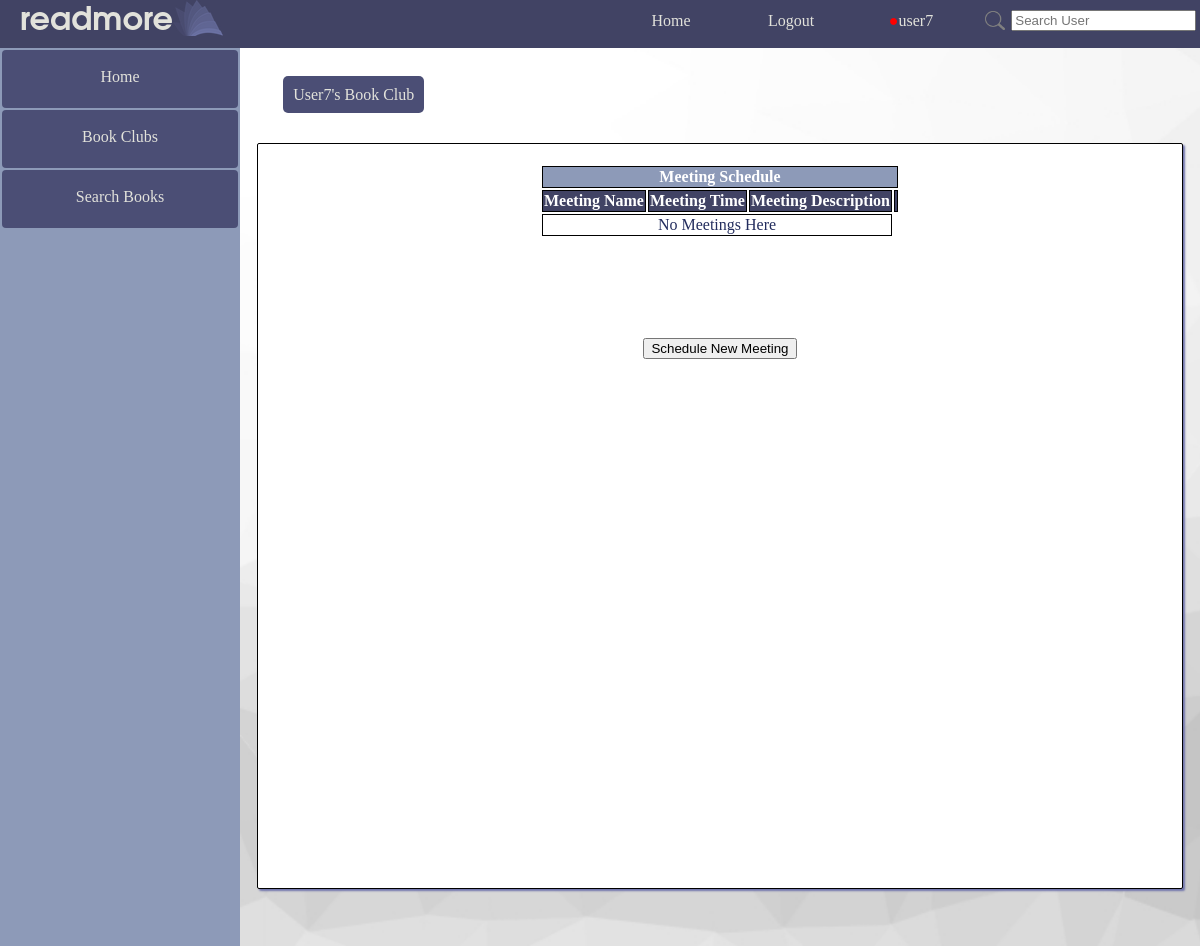
The page /readmore/club_schedule/5/ (signed in) on the database as committed earlier.
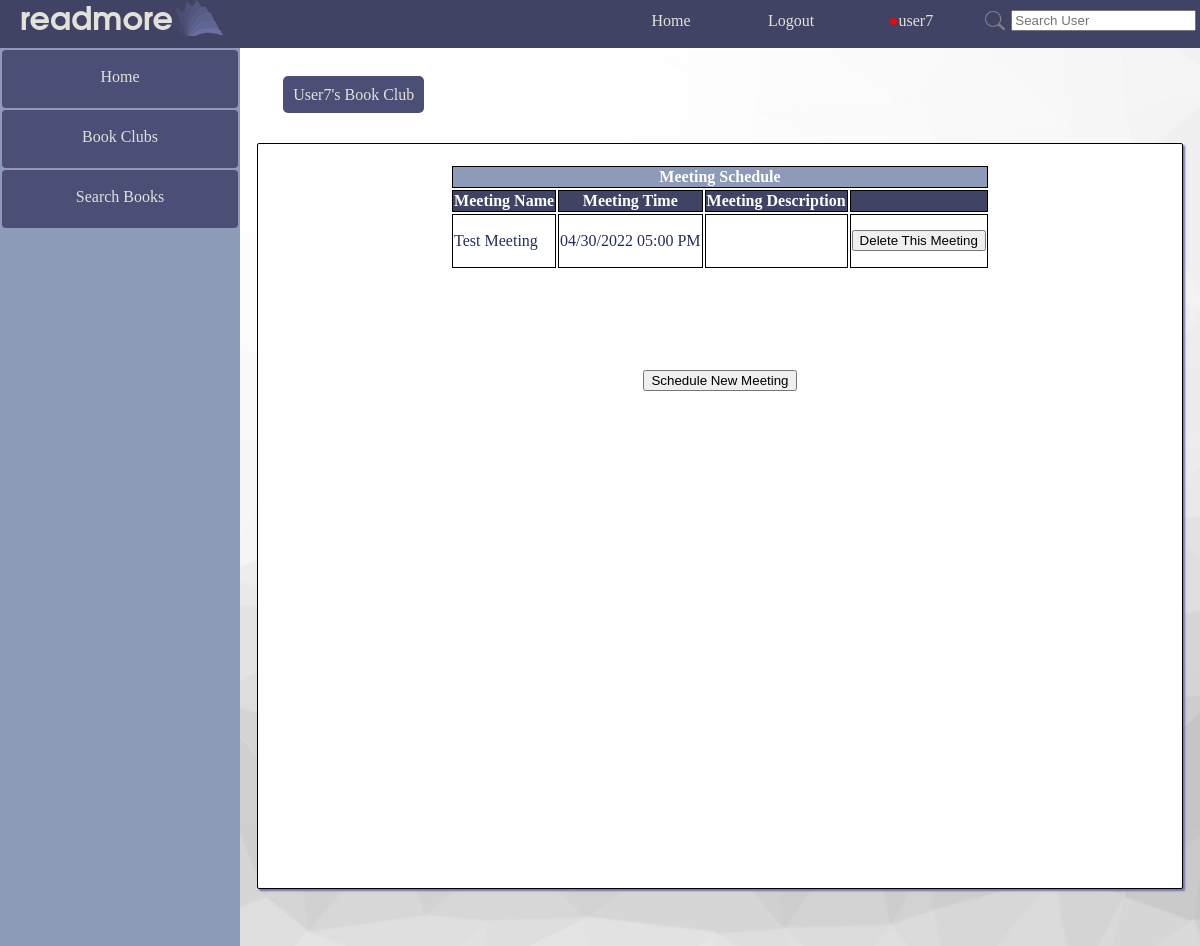
The same page on the database as committed later.
### readmore_app/models.py (models this page shows)
class Meeting(models.Model):
    meeting_id = models.AutoField(primary_key=True)
    meeting_name = models.CharField(max_length=100, blank=True)
    meeting_description = models.TextField(blank=True)
    meeting_club = models.ForeignKey(Club, models.CASCADE)
    meeting_time = models.DateTimeField()
    @staticmethod
    def update_meetings(club_id):
        club = Club.objects.get(pk=club_id)
        club_meetings = Meeting.objects.filter(meeting_club=club)
        delete_ids = []
        for meeting in club_meetings:
            if meeting.meeting_time < timezone.now():
                delete_ids.append(meeting.meeting_id)
        for id in delete_ids:
            Meeting.objects.get(pk=id).delete()
        return bool(delete_ids)

### readmore_app/views.py (the view, shortened to what this page needs)
# urls.py: path('club_schedule/<int:club_id>/', views.club_schedule, name='club_schedule'),
def club_schedule(request, club_id):
    if not request.user.is_authenticated:
        return HttpResponseRedirect(reverse("readmore_app:login"))
    real_user = UserExt.objects.get(pk=request.user.id)
    club = get_object_or_404(Club, club_id=club_id)
    meetings = Meeting.objects.filter(meeting_club=club).order_by('meeting_time')
    Meeting.update_meetings(club_id)
    if real_user == club.club_owner:
        message = False
        if request.method != "POST":
            form = meetingform()
            return render(request, "readmore_app/schedule.html", {"real_user": real_user, "club": club, 'meetings': meetings, 'form': form})
    else:
        return render(request, "readmore_app/schedule_member_view.html", {"real_user": real_user, 'meetings': meetings, "club": club})

### readmore_app/forms.py (shortened to what this page needs)
class meeting(forms.Form):
    meeting_name = forms.CharField(widget=forms.TextInput(attrs={'size':50}), validators=[validators.RegexValidator(regex="^.{0,100}$", message="Meeting name must be less than 100 characters.")], required=False)
    meeting_date = forms.DateField(widget=forms.SelectDateWidget(years=[*range(datetime.now().year, datetime.now().year + 100)]))
    meeting_time = forms.TimeField(widget=forms.TimeInput(attrs={"type": "time"}))
    meeting_description = forms.CharField(validators=[validators.RegexValidator(".{0,300}$", message="Description must be 300 or fewer characters.")], widget=forms.Textarea(attrs={'cols': 50, 'rows': 6, 'style': 'resize: vertical;'}), required=False)

### readmore_app/templatetags/extras.py (called while the page is built)
@register.simple_tag
def num_notifications(user_id):
    try:
        this_user = UserExt.objects.get(pk=user_id)
        return Notification.objects.filter(notification_user=this_user).count()
    except Exception as e:
        return ""

### readmore_app/templates/readmore_app/schedule.html (shortened to what this page needs)
{% extends parent_template|default:"base.html" %}
{% load static %}
{% load extras %}
{% block content %}
<div style="display:flex;flex-direction: column;align-items: center;padding: 4% 0%;margin-left:0%;height:fit-content;">
<div style="align-self: flex-start;margin-left: 4.5%;">
	<a class="anchor_button" href="{% url 'readmore_app:club' club.club_id %}" style="margin-top: 1.5%; ">{{ club.club_name }}</a>
</div>
<div class="basic_card" style="width: 92%;">
<center>
    <table id="schedule">
        <tr><th colspan="4" style="text-align: center; background: #8d9ab8; color: white;">Meeting Schedule</th></tr>
        <tr>
            <th style="background: #414364; color: white;">Meeting Name</th>
            <th style="background: #414364; color: white;">Meeting Time</th>
            <th style="background: #414364; color: white;">Meeting Description</th>
            <th style="background: #414364; color: white;"></th>
        </tr>
        {% if not meetings %}
        <tr>
            <td colspan="3" style="text-align: center;">No Meetings Here</td>
        </tr>
        {% endif %}
        {% for meeting in meetings %}
        <tr id="meeting{{ meeting.meeting_id }}">
            <td class="meeting_name" style="max-width: 15vw; word-wrap: break-word;"><p>{% if not meeting.meeting_name %}(Unnamed Meeting){% endif %}{{ meeting.meeting_name }}</p></td>
            <td>{{ meeting.meeting_time|date:'m/d/Y h:i A' }}</td>
            <td class="meeting_desc" style="max-width: 38vw; word-wrap: break-word;"><p>{{ meeting.meeting_description }}</p></td>
            <td><button onclick="deleteMeeting({{ meeting.meeting_id }});">Delete This Meeting</button></td>
        </tr>
        {% endfor %}
    </table>
    <div style="height: 100px;"></div>
    <button id="show_form_button" onclick="show_form();" style="{% if request.method == 'POST' %}display:none{% endif %}">Schedule New Meeting</button>
    </center>
</div>
</div>
{% endblock %}

Rows that differ between the two databases and show on the page:
added Meeting: meeting_name "Test Meeting", meeting_time "04/30/2022 05:00 PM"
Other text that changed with them:
text no longer shown: "No Meetings Here"
